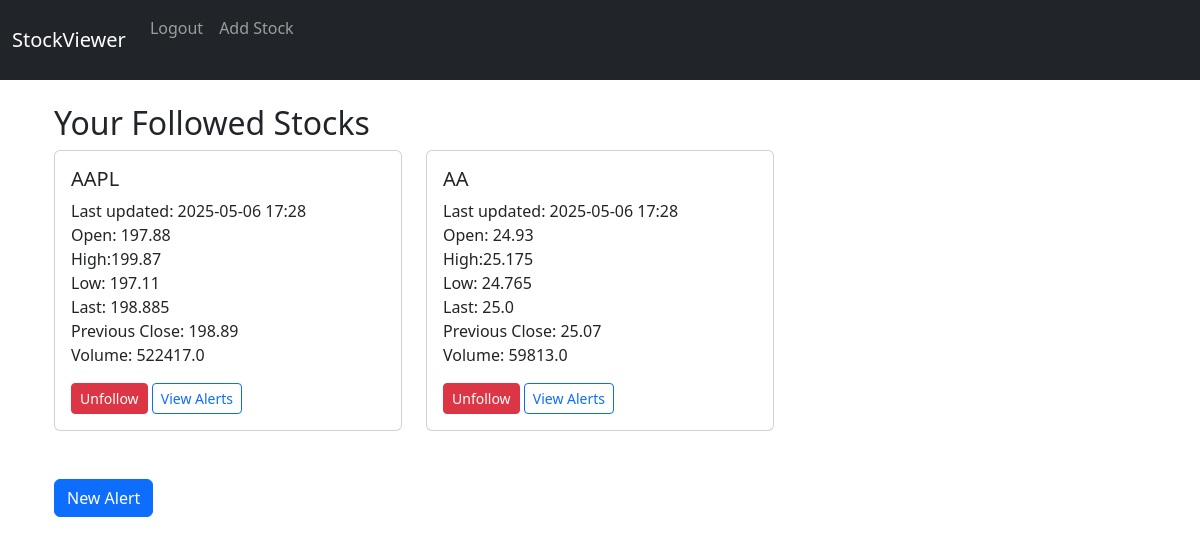
Before: / (signed in) with the older database file.
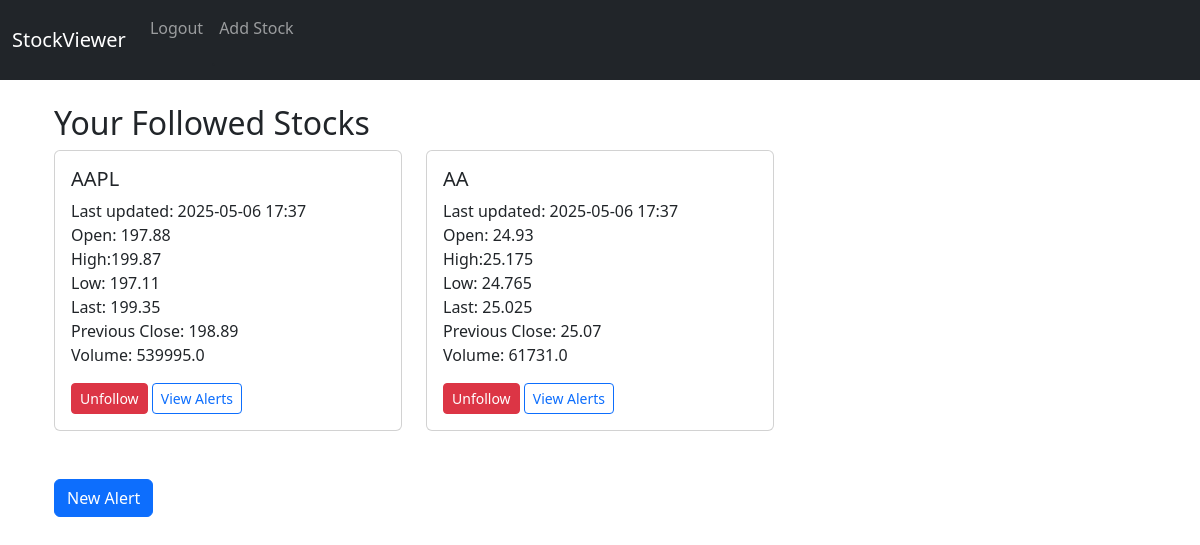
After: the same page with the newer database file.
### portfolio/models.py (models this page shows, shortened)
class Stocks_followed(models.Model):
    user = models.ForeignKey(settings.AUTH_USER_MODEL,
                             on_delete=models.CASCADE,
                             related_name='stocks_followed')
    ticker = models.CharField(max_length=10)
    timestamp = models.DateTimeField()
    open = models.FloatField(null=True, blank=True)
    high = models.FloatField(null=True, blank=True)
    low = models.FloatField(null=True, blank=True)
    mid = models.FloatField(null=True, blank=True)
    tngolast = models.FloatField(null=True, blank=True)
    prevClose = models.FloatField(null=True, blank=True)
    volume = models.FloatField(null=True, blank=True)
    class Meta:
        constraints = [
            models.UniqueConstraint(fields=['user', 'ticker'],
                                    name='unique_user_ticker')
        ]

### proj/views.py (the view)
# urls.py: path('', views.home, name = 'home'),
def home(request):
    print(request.user.is_authenticated)
    if not request.user.is_authenticated:
        redirect('login')
    if request.method == 'POST':
        usernam        # Authenticatee = request.POST.get('username')
        password = request.POST.get('password')
        user = authenticate(request, username=username, password=password)
        if user is not None:
            login(request, user)
            messages.success(request, "You Have Been Logged In!")
            return redirect('home')
        else:
            messages.error(request, "There Was An Error Logging In, Please Try Again...")
            return redirect('home')
    else:
        if request.user.is_authenticated:
            stocks = request.user.stocks_followed.all().prefetch_related('alert_rules')
            return render(request, 'home.html', {'stocks': stocks,})
        else:
            return render(request, 'home.html', {})

### templates/home.html (shortened to what this page needs)
{% extends "base.html" %}
{% block content %}
{% if user.is_authenticated %}
<div class="container mt-4">
  <h2>Your Followed Stocks</h2>
  {% if stocks %}
    <div class="row">
      {% for sf in stocks %}
        <div class="col-md-4 mb-4">
          <div class="card h-100">
            <div class="card-body d-flex flex-column">
              <h5 class="card-title">{{ sf.ticker }}</h5>
              <p class="card-text mb-3">
                Last updated: {{ sf.timestamp|date:"Y-m-d H:i" }}<br/>
                Open: {{ sf.open}}<br/>
                High:{{ sf.high}}<br/>
                Low: {{ sf.low}}<br/>
                Last: {{sf.tngolast}}<br/>
                Previous Close: {{sf.prevClose}}<br/>
                Volume: {{sf.volume}}<br/>
              </p>
              <div class="mt-auto">
                <form
                  method="post"
                  action="{% url 'stock-delete' sf.pk %}"
                  style="display:inline"
                >
                  <button class="btn btn-sm btn-danger">
                    Unfollow
                  </button>
                </form>
                <button
                  class="btn btn-sm btn-outline-primary"
                  type="button"
                  data-bs-toggle="collapse"
                  data-bs-target="#alerts-{{ sf.pk }}"
                  aria-expanded="false"
                  aria-controls="alerts-{{ sf.pk }}"
                >
                  View Alerts
                </button>
              </div>
            </div>
          </div>
        </div>
      {% endfor %}
    </div>
  {% else %}
    <p>You’re not following any stocks yet.
       <a href="{% url 'follow-stock' %}">Add one now</a>.
    </p>
  {% endif %}
  <div class="mt-4">
    <a href="{% url 'alert-create' %}" class="btn btn-primary">
      New Alert
    </a>
  </div>
</div>
{% endif%}
{% endblock %}

Changed rows visible on the page:
changed Stocks_followed "AAPL": timestamp "2025-05-06 17:28" → "2025-05-06 17:37"; tngolast "198.885" → "199.35"; volume "522417.0" → "539995.0"
changed Stocks_followed "AA": timestamp "2025-05-06 17:28" → "2025-05-06 17:37"; tngolast "25.0" → "25.025"; volume "59813.0" → "61731.0"
